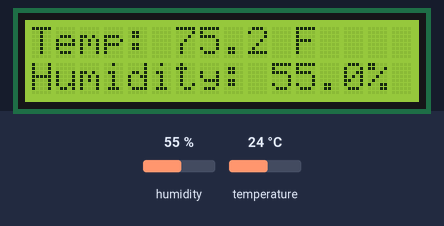
The sketch below on a simulated ESP32. On the bench: 16×2 character LCD. The test bench sets the inputs (shaded band); at power-on: humidity 55 %, temperature 24 °C.

Above: at 3.2 s.
3.3 s: humidity set to 22 %
At 4.5 s:
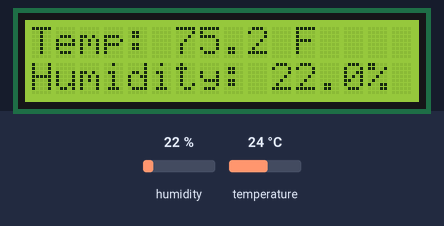
6.0 s: temperature set to 12 °C
At 6.7 s:
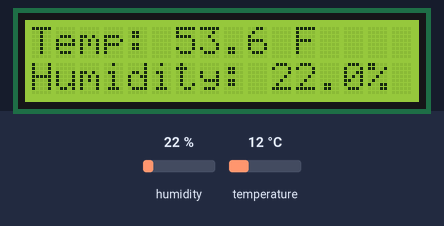
8.7 s: humidity set to 40 %
At 11.2 s:
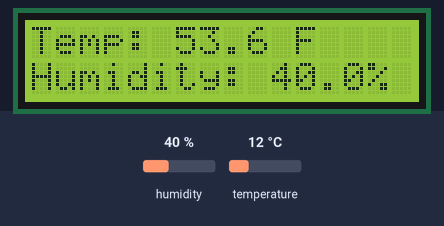
11.8 s: temperature set to 19 °C
At 13.4 s:
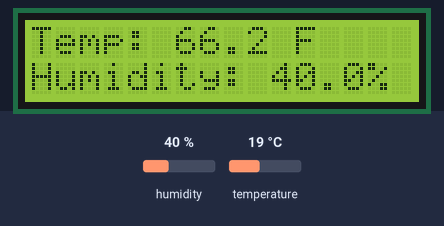
Timing chart, 0 to 14.9 s (numbered marks = the images above; inputs shaded):
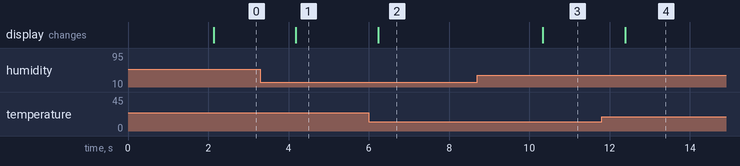

Measured:
- after the input at 3.3 s, the display: changes after 0.88 s (image 1)
- after the input at 6.0 s, the display: changes after 0.24 s (image 2)
- after the input at 8.7 s, the display: changes after 1.6 s (image 3)
- after the input at 11.8 s, the display: changes after 0.59 s (image 4)

The sketch:

ClimateTrack_1.ino
```cpp
#include <Wire.h>
#include <LiquidCrystal_I2C.h>
#include <DHT.h>

// LCD configuration
LiquidCrystal_I2C lcd(0x27, 16, 2);

// DHT11 configuration
#define DHTPIN 4
#define DHTTYPE DHT11

DHT dht(DHTPIN, DHTTYPE);

void setup() {
  Wire.begin(21, 22);

  lcd.init();
  lcd.backlight();

  dht.begin();

  lcd.setCursor(0, 0);
  lcd.print("ClimateTrack");
  delay(2000);
  lcd.clear();
}

void loop() {
  float humidity = dht.readHumidity();
  float tempF = dht.readTemperature(true);

  lcd.clear();

  if (isnan(humidity) || isnan(tempF)) {
    lcd.print("Sensor Error!");
  } else {
    lcd.setCursor(0, 0);
    lcd.print("Temp: ");
    lcd.print(tempF, 1);
    lcd.print(" F");

    lcd.setCursor(0, 1);
    lcd.print("Humidity: ");
    lcd.print(humidity, 1);
    lcd.print("%");
  }

  delay(2000);
}
```
